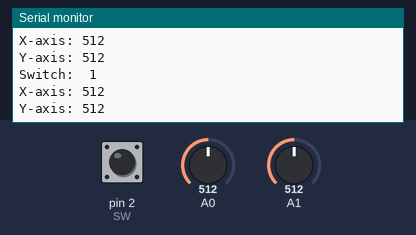
Bench run of a sketch on a simulated Arduino Uno, built with avr-gcc and run on an emulated ATmega328P. Parts: the last lines printed to the serial monitor. The test bench sets the inputs (shaded band); at power-on: A0 = 512, A1 = 512, pin 2 (SW) HIGH.

Above: at 1.3 s.
1.4 s: A0 set to 716
At 1.81 s:
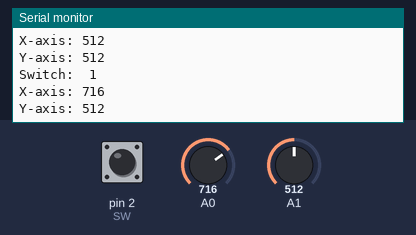
2.9 s: A1 set to 716
At 3.31 s:
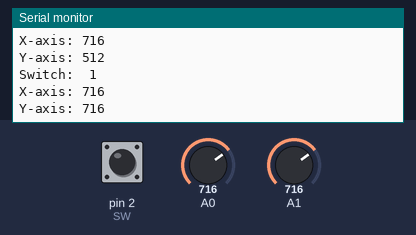
4.4 s: pin 2 (SW) pulled LOW for 0.6 s
6.5 s: A0 set to 900
At 6.82 s:
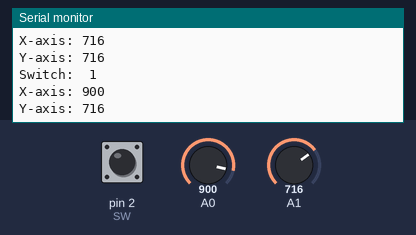
8.0 s: A1 set to 900
At 8.32 s:
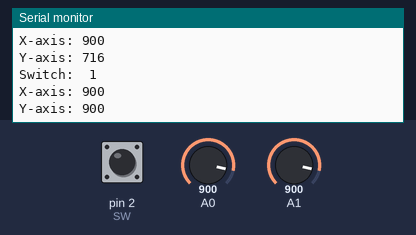
Timing chart, 0 to 10.5 s (numbered marks = the images above; inputs shaded):
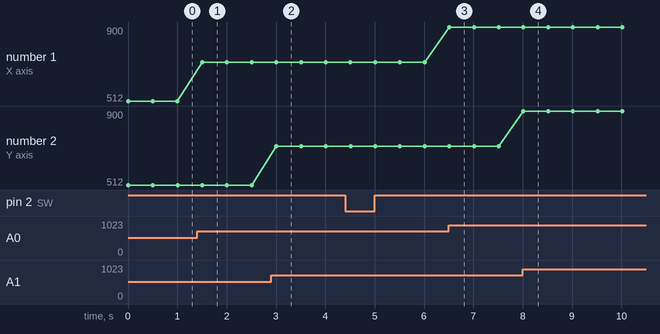

Measured:
- after the input at 1.4 s, the serial monitor: prints a new line after 0.10 s (image 1)
- after the input at 2.9 s, the serial monitor: prints a new line after 0.11 s (image 2)
- after the input at 6.5 s, the serial monitor: prints a new line at once (image 3)
- after the input at 8.0 s, the serial monitor: prints a new line at once (image 4)
- plotted number 1: 512 → 716 after the input at 1.4 s, 716 → 900 after the input at 6.5 s

The sketch:

ex_01.ino
```cpp
/* For more projects and tutorials visit
   https://electronicsprojectshub.com/category/arduino/
*/
// Arduino pin numbers
int SW = 2; // digital pin connected to switch output
// A0-> X ; A1-> Y;
void setup() {
  pinMode(SW, INPUT);
  digitalWrite(SW, HIGH);
  Serial.begin(115200);
}
void loop() {
  Serial.print("Switch:  ");
  Serial.print(digitalRead(SW));
  Serial.print("\n");
  Serial.print("X-axis: ");
  Serial.print(analogRead(A0));
  Serial.print("\n");
  Serial.print("Y-axis: ");
  Serial.println(analogRead(A1));
  Serial.print("\n");
  delay(500);
}
```
